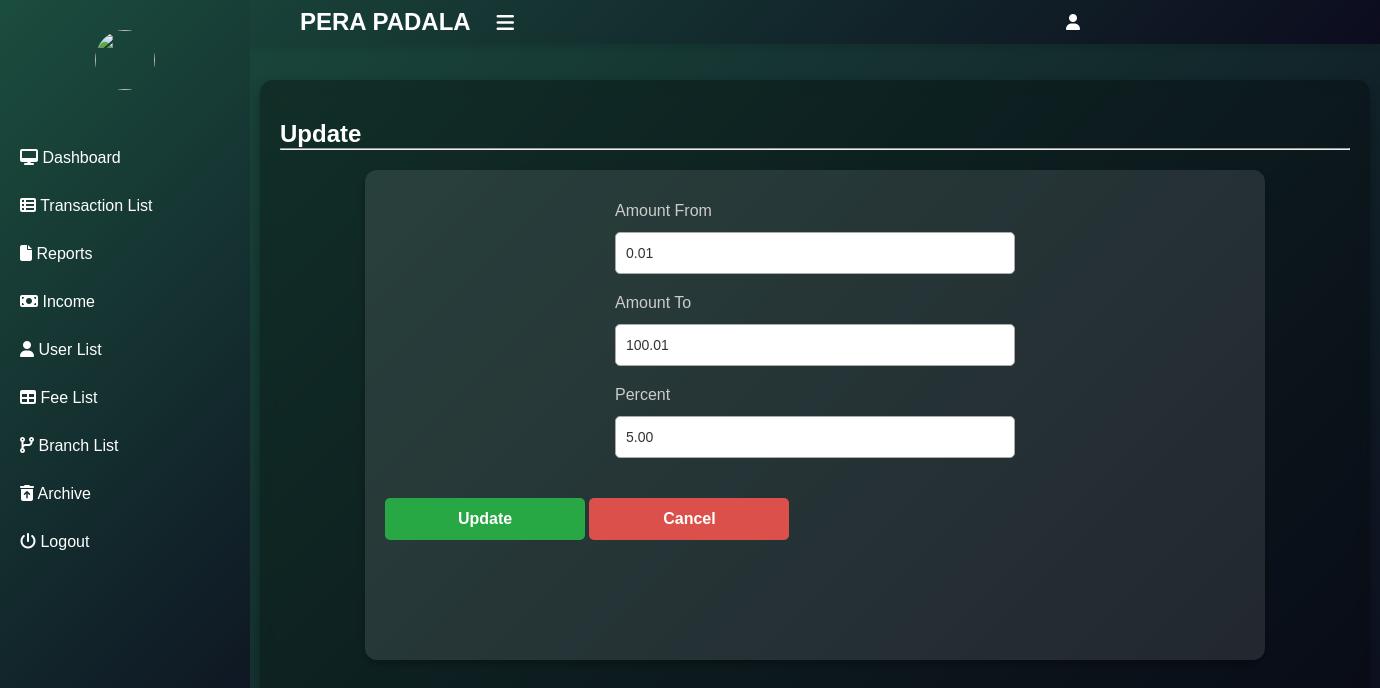
The app's page /fee_update.php?id=1 with its own data.
### tables this page shows
CREATE TABLE `fee_structure` (
  `id` int(11) NOT NULL,
  `amount_from` decimal(10,2) NOT NULL,
  `amount_to` decimal(10,2) NOT NULL,
  `fee_percentage` decimal(5,2) DEFAULT NULL,
  `date_created` date NOT NULL DEFAULT current_timestamp()
);

### fee_update.php (the view, shortened to what this page needs)
<?php
include 'connect.php';
$amount_from = $amount_to = $fee_percentage = "";
if ($_SERVER["REQUEST_METHOD"] == "GET" && isset($_GET['id'])) {
    $id = $_GET['id'];
    $sql_fetch = "SELECT amount_from, amount_to, fee_percentage FROM fee_structure WHERE id = ?";
    $stmt_fetch = $conn->prepare($sql_fetch);
    $stmt_fetch->bind_param("i", $id);
    $stmt_fetch->execute();
    $result = $stmt_fetch->get_result();
    if ($result->num_rows > 0) {
        $row = $result->fetch_assoc();
        $amount_from = $row['amount_from'];
        $amount_to = $row['amount_to'];
        $fee_percentage = $row['fee_percentage'];
    } else {
        echo "Record not found.";
        exit();
    }
}
?>
<!DOCTYPE html>
<html>
<head>
    <link rel="stylesheet" href="https://stackpath.bootstrapcdn.com/font-awesome/4.7.0/css/font-awesome.min.css">
    <link rel="stylesheet" type="text/css" href="css/fontawesome/css/all.css">
</head>
<body>
    <header class="header">
        <h2 class="u-name">PERA <b>PADALA</b>
            <label for="checkbox">
                <i id="navbtn" class="fa fa-bars" aria-hidden="true"></i>
            </label>
        </h2>
        <i class="fa fa-user" aria-hidden="true"></i>
    </header>
    <div class="body">
        <nav class="side-bar">
            <div class="user-p">
                <img style="height:60px; width:60px;" src="<?php echo $_SESSION['user_image']; ?>">
            </div>
                    <ul>
                <li>
                    <a href="admin_dashboard.php">
                        <i class="fa fa-desktop" aria-hidden="true"></i>
                        <span>Dashboard</span>
                    </a>
                </li>
            <li>
                    <a href="list.php">
                        <i class="fas fa-regular fa-table-list" aria-hidden="true"></i>
                        <span>Transaction List</span>
                    </a>
                </li>
                <li>
                    <a href="report.php">
                        <i class="fas fa-light fa-file" aria-hidden="true"></i>
                        <span>Reports</span>
                    </a>
                </li>
                    <li>
                    <a href="income.php">
                        <i class="fas fa-light fa-money-bill"aria-hidden="true"></i>
                        <span>Income</span>
                    </a>
                </li>
                <li>
                    <a href="user.php">
                        <i class="fas fa-solid fa-user" style="color: #ffffff;" aria-hidden="true"></i>
                        <span>User List</span>
                    </a>
                </li>
                    <li>
                    <a href="fee.php">
                        <i class="fas fa-regular fa-table" style="color: #ffffff;" aria-hidden="true"></i>
                        <span>Fee List</span>
                    </a>
                </li>
                    <li>
                    <a href="branch.php">
                        <i class="fas fa-code-branch" style="color: #ffffff;" aria-hidden="true"></i>
                        <span>Branch List</span>
                    </a>
                </li>
                <li>
                    <a href="archive1.php">
                        <i class="fas fa-solid fa-trash-can-arrow-up" style="color: #ffffff;" aria-hidden="true"></i>
                        <span>Archive</span>
                    </a>
                </li>
                <li>
                    <a href="logout.php">
                        <i class="fa fa-power-off" aria-hidden="true"></i>
                        <span>Logout</span>
                    </a>
                </li>
            </ul>
        </nav>
<section  style="color: white;" class="section-1">
    <main class="table" style="width:1110px; background-color: rgba(0, 0, 0, 0.3);">
        <section class="table__header">
            <h2 style="margin-top: 20px; ">Update</h2>
             </section>
             <hr>
            <div class="container">
            <form method="POST" enctype="multipart/form-data">
    <div class="input-field">
        <label>Amount From</label>
        <input type="text" name="amount_from" value="<?php echo htmlspecialchars($amount_from); ?>" required>
    </div>
    <div class="input-field">
        <label>Amount To</label>
        <input type="text" name="amount_to" value="<?php echo htmlspecialchars($amount_to); ?>" required>
    </div>
    <div class="input-field">
        <label>Percent</label>
        <input type="text" name="fee_percentage" value="<?php echo htmlspecialchars($fee_percentage); ?>" required>
    </div>
    <input type="submit" name="submit" value="Update">
    <input type="button" value="Cancel" name="button" onclick="window.location.href='branch.php';">
</form>
    </div>
    </main>
</section>
    </div>
</body>
</html>

### fee_update.php (style rules this page uses)
#navbtn { display: inline-block; margin-left: 20px; font-size: 20px; transition: 500ms color; }
:root { --poppins: 'Poppins', sans-serif; --lato: 'Lato', sans-serif; --light: #F9F9F9; --blue: #3C91E6; --dark-green: #1b4d3e; --light-green: #388e3c; --grey: #333; --dark-grey: #AAAAAA; --dark: #2C3E50; --red: #DB504A; --yellow: #FFCE26; --orange: #FD7238; --green: #28a745; }
*, *::before, *::after { margin: 0; padding: 0; box-sizing: border-box; }
body { font-family: var(--poppins); background: linear-gradient(135deg, var(--dark-green), #0c0c1e); color: white; height: 100%; }
body, html { height: 100%; }
.container { display: flex; justify-content: space-between; flex-wrap: wrap; padding: 20px; }
.side-bar { background: linear-gradient(135deg, var(--dark-green), #0c0c1e); color: white; width: 250px; height: 100%; position: fixed; padding-top: 20px; top: 0; left: 0; z-index: 1000; transition: width 0.3s ease-in-out; }
.side-bar a { text-decoration: none; color: white; display: block; padding: 15px 20px; font-size: 16px; transition: background-color 0.3s ease; }
.side-bar .user-p { text-align: center; padding: 10px; margin-bottom: 20px; }
.side-bar .user-p img { border-radius: 50%; width: 60px; height: 60px; }
header { background: linear-gradient(136deg, var(--dark-green), #0c0c1e); padding: 8px 300px; color: white; display: flex; justify-content: space-between; align-items: center; z-index: 100; position: fixed; top: 0; left: 0; right: 0; box-shadow: 0 4px 6px rgba(0, 0, 0, 0.1); }
header h2 { font-size: 24px; }
header i { font-size: 24px; cursor: pointer; }
.body { margin-left: 260px; padding-top: 80px; }
.container form { position: relative; margin-top: 16px; min-height:490px ; }
.input-field input { outline: none; font-size: 14px; font-weight: 400; color: #333; border-radius: 5px ; border:1px solid #aaa; padding: 0 15px; height: 42px; margin: 8px 0; }
main.table { padding: 20px; width: 82vw; height: 100vh; background-color: #fff5; backdrop-filter: blur(7px); box-shadow: 0 .4rem .8rem #0005; border-radius: .8rem; overflow: auto; }
.container form { width: 100%; max-width: 900px; margin: 0 auto; padding: 20px; background-color: rgba(255, 255, 255, 0.1); border-radius: 12px; box-shadow: 0 4px 8px rgba(0, 0, 0, 0.3); }
.container form .input-field { width: 100%; max-width: 400px; margin: 12px auto; }
.container form .input-field label { display: block; font-size: 16px; font-weight: 500; color: #ccc; margin-bottom: 6px; }
.container form .input-field input { width: 100%; padding: 10px; font-size: 14px; color: #333; border: 1px solid #aaa; border-radius: 5px; margin-top: 6px; }
.container form input[type="submit"] { width: 100%; max-width: 200px; background-color: var(--green); color: white; font-size: 16px; font-weight: 600; padding: 12px; border: none; border-radius: 5px; cursor: pointer; margin-top: 20px; transition: background-color 0.3s; }
.container form input[type="button"] { width: 100%; max-width: 200px; background-color: var(--red); color: white; font-size: 16px; font-weight: 600; padding: 12px; border: none; border-radius: 5px; cursor: pointer; margin-top: 20px; transition: background-color 0.3s; }

### records on screen
fee_structure: amount_from "0.01", amount_to "100.01", fee_percentage "5.00"
